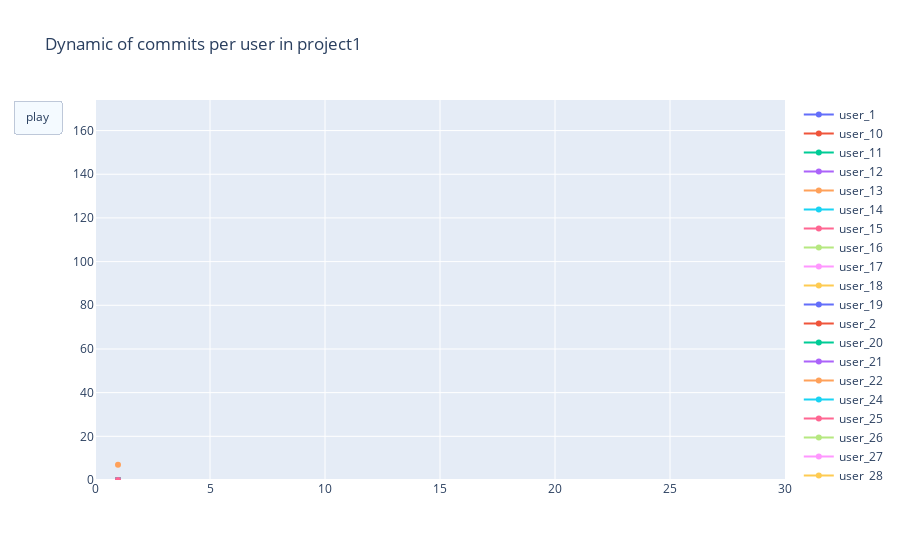

The code cell stored with this chart in its notebook:
### Code cell
fig = go.Figure(
    data=initial_data,
    layout=go.Layout(
        title = "Dynamic of commits per user in project1",
        xaxis = dict(title ="",range= [0,len(x_values)+1]),
        yaxis = dict(title ="", range=[0,pivot.max().max() + 10]),
        updatemenus = [{
            "type": "buttons",
            "buttons": [{
                "label":"play",
                "method":"animate",
                "args":[None,{"frame":{"duration":500,"redraw":True},"fromcurrent": True}]
            }]
        }],
        showlegend=True
    ),
    frames=frames
)
fig.show()

### Figure 1 — Plotly figure (JSON) as saved in the notebook; plotly's stock layout.template omitted (floating-point values rounded to 4 significant figures)
{"data": [{"mode": "lines+markers", "name": "user_1", "type": "scatter", "x": [1], "y": [0]}, {"mode": "lines+markers", "name": "user_10", "type": "scatter", "x": [1], "y": [0]}, {"mode": "lines+markers", "name": "user_11", "type": "scatter", "x": [1], "y": [0]}, {"mode": "lines+markers", "name": "user_12", "type": "scatter", "x": [1], "y": [0]}, {"mode": "lines+markers", "name": "user_13", "type": "scatter", "x": [1], "y": [0]}, {"mode": "lines+markers", "name": "user_14", "type": "scatter", "x": [1], "y": [0]}, {"mode": "lines+markers", "name": "user_15", "type": "scatter", "x": [1], "y": [0]}, {"mode": "lines+markers", "name": "user_16", "type": "scatter", "x": [1], "y": [0]}, {"mode": "lines+markers", "name": "user_17", "type": "scatter", "x": [1], "y": [0]}, {"mode": "lines+markers", "name": "user_18", "type": "scatter", "x": [1], "y": [0]}, {"mode": "lines+markers", "name": "user_19", "type": "scatter", "x": [1], "y": [0]}, {"mode": "lines+markers", "name": "user_2", "type": "scatter", "x": [1], "y": [0]}, {"mode": "lines+markers", "name": "user_20", "type": "scatter", "x": [1], "y": [0]}, {"mode": "lines+markers", "name": "user_21", "type": "scatter", "x": [1], "y": [0]}, {"mode": "lines+markers", "name": "user_22", "type": "scatter", "x": [1], "y": [0]}, {"mode": "lines+markers", "name": "user_24", "type": "scatter", "x": [1], "y": [0]}, {"mode": "lines+markers", "name": "user_25", "type": "scatter", "x": [1], "y": [0]}, {"mode": "lines+markers", "name": "user_26", "type": "scatter", "x": [1], "y": [0]}, {"mode": "lines+markers", "name": "user_27", "type": "scatter", "x": [1], "y": [0]}, {"mode": "lines+markers", "name": "user_28", "type": "scatter", "x": [1], "y": [0]}, {"mode": "lines+markers", "name": "user_29", "type": "scatter", "x": [1], "y": [0]}, {"mode": "lines+markers", "name": "user_3", "type": "scatter", "x": [1], "y": [0]}, {"mode": "lines+markers", "name": "user_30", "type": "scatter", "x": [1], "y": [0]}, {"mode": "lines+markers", "name": "user_31", "type": "scatter", "x": [1], "y": [0]}, {"mode": "lines+markers", "name": "user_4", "type": "scatter", "x": [1], "y": [7]}, {"mode": "lines+markers", "name": "user_6", "type": "scatter", "x": [1], "y": [0]}, {"mode": "lines+markers", "name": "user_8", "type": "scatter", "x": [1], "y": [0]}], "layout": {"showlegend": true, "title": {"text": "Dynamic of commits per user in project1"}, "updatemenus": [{"buttons": [{"args": [null, {"frame": {"duration": 500, "redraw": true}, "fromcurrent": true}], "label": "play", "method": "animate"}], "type": "buttons"}], "xaxis": {"range": [0, 30], "title": {"text": ""}}, "yaxis": {"range": [0, 174], "title": {"text": ""}}}}
